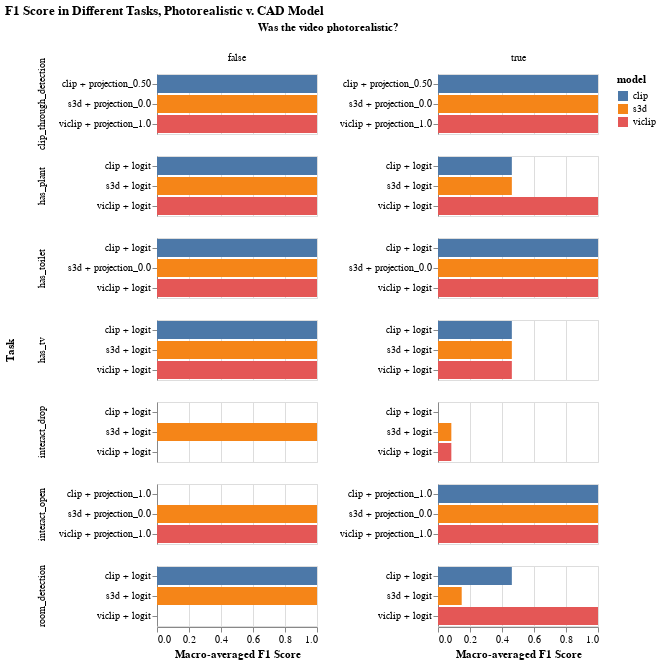

Notebook code cell kept with this figure:
### Markdown cell above
We can also make the plot above but compute the metrics separately based on different metadata values, e.g. `is_photorealistic`. For brevity, we only plot the best-performing model+reward combination per model.

### Code cell
metrics_per_photorealistic = predictions.group_by(
    "task", "model", "reward", "is_photorealistic"
).agg(
    f1=compute_metric(f1),
    # ...add more here!
)

best_models = metrics.group_by("task", "model").agg(
    pl.col("reward").sort_by("f1", descending=True).first()
)

# The metrics_per_photorealistic table filtered to only contain the best models
# i.e. exactly one model+reward per task+is_photorealistic
metrics_per_photorealistic = metrics_per_photorealistic.join(
    best_models, on=["task", "model", "reward"], how="semi"
).with_columns(evaluator=pl.concat_str("model", "reward", separator=" + "))

(
    alt.Chart(metrics_per_photorealistic.to_pandas(), width=160)
    .mark_bar(width=10)
    .encode(
        x=alt.X("f1", title="Macro-averaged F1 Score"),
        y=alt.Y("evaluator", title=""),
        color="model",
        tooltip=["f1", "model", "reward"],
    )
    .facet(row=alt.Row("task", title="Task"), column=alt.Column("is_photorealistic", title="Was the video photorealistic?"))
    .resolve_scale(y="independent")
    .properties(title="F1 Score in Different Tasks, Photorealistic v. CAD Model")
)

### Figure 1 — Vega-Lite specification as saved in the notebook (floating-point values rounded to 4 significant figures)
{"config": {"view": {"continuousWidth": 300, "continuousHeight": 300}}, "data": {"name": "data-09414872b33590d41983bc885910de54"}, "facet": {"column": {"field": "is_photorealistic", "title": "Was the video photorealistic?", "type": "nominal"}, "row": {"field": "task", "title": "Task", "type": "nominal"}}, "spec": {"mark": {"type": "bar", "width": 10}, "encoding": {"color": {"field": "model", "type": "nominal"}, "tooltip": [{"field": "f1", "type": "quantitative"}, {"field": "model", "type": "nominal"}, {"field": "reward", "type": "nominal"}], "x": {"field": "f1", "title": "Macro-averaged F1 Score", "type": "quantitative"}, "y": {"field": "evaluator", "title": "", "type": "nominal"}}, "width": 160}, "resolve": {"scale": {"y": "independent"}}, "title": "F1 Score in Different Tasks, Photorealistic v. CAD Model", "$schema": "https://vega.github.io/schema/vega-lite/v5.16.3.json", "datasets": {"data-09414872b33590d41983bc885910de54": [{"task": "room_detection", "model": "clip", "reward": "logit", "is_photorealistic": true, "f1": 0.4615, "evaluator": "clip + logit"}, {"task": "room_detection", "model": "clip", "reward": "logit", "is_photorealistic": false, "f1": 1.0, "evaluator": "clip + logit"}, {"task": "clip_through_detection", "model": "clip", "reward": "projection_0.50", "is_photorealistic": true, "f1": 1.0, "evaluator": "clip + projection_0.50"}, {"task": "clip_through_detection", "model": "clip", "reward": "projection_0.50", "is_photorealistic": false, "f1": 1.0, "evaluator": "clip + projection_0.50"}, {"task": "has_tv", "model": "clip", "reward": "logit", "is_photorealistic": true, "f1": 0.4615, "evaluator": "clip + logit"}, {"task": "has_tv", "model": "clip", "reward": "logit", "is_photorealistic": false, "f1": 1.0, "evaluator": "clip + logit"}, {"task": "has_plant", "model": "clip", "reward": "logit", "is_photorealistic": true, "f1": 0.4615, "evaluator": "clip + logit"}, {"task": "has_plant", "model": "clip", "reward": "logit", "is_photorealistic": false, "f1": 1.0, "evaluator": "clip + logit"}, {"task": "has_toilet", "model": "clip", "reward": "logit", "is_photorealistic": true, "f1": 1.0, "evaluator": "clip + logit"}, {"task": "has_toilet", "model": "clip", "reward": "logit", "is_photorealistic": false, "f1": 1.0, "evaluator": "clip + logit"}, {"task": "interact_drop", "model": "clip", "reward": "logit", "is_photorealistic": true, "f1": 0.0, "evaluator": "clip + logit"}, {"task": "interact_drop", "model": "clip", "reward": "logit", "is_photorealistic": false, "f1": 0.0, "evaluator": "clip + logit"}, {"task": "interact_open", "model": "clip", "reward": "projection_1.0", "is_photorealistic": true, "f1": 1.0, "evaluator": "clip + projection_1.0"}, {"task": "interact_open", "model": "clip", "reward": "projection_1.0", "is_photorealistic": false, "f1": 0.0, "evaluator": "clip + projection_1.0"}, {"task": "room_detection", "model": "viclip", "reward": "logit", "is_photorealistic": true, "f1": 1.0, "evaluator": "viclip + logit"}, {"task": "room_detection", "model": "viclip", "reward": "logit", "is_photorealistic": false, "f1": 0.0, "evaluator": "viclip + logit"}, {"task": "clip_through_detection", "model": "viclip", "reward": "projection_1.0", "is_photorealistic": true, "f1": 1.0, "evaluator": "viclip + projection_1.0"}, {"task": "clip_through_detection", "model": "viclip", "reward": "projection_1.0", "is_photorealistic": false, "f1": 1.0, "evaluator": "viclip + projection_1.0"}, {"task": "has_tv", "model": "viclip", "reward": "logit", "is_photorealistic": true, "f1": 0.4615, "evaluator": "viclip + logit"}, {"task": "has_tv", "model": "viclip", "reward": "logit", "is_photorealistic": false, "f1": 1.0, "evaluator": "viclip + logit"}, {"task": "has_plant", "model": "viclip", "reward": "logit", "is_photorealistic": true, "f1": 1.0, "evaluator": "viclip + logit"}, {"task": "has_plant", "model": "viclip", "reward": "logit", "is_photorealistic": false, "f1": 1.0, "evaluator": "viclip + logit"}, {"task": "has_toilet", "model": "viclip", "reward": "logit", "is_photorealistic": true, "f1": 1.0, "evaluator": "viclip + logit"}, {"task": "has_toilet", "model": "viclip", "reward": "logit", "is_photorealistic": false, "f1": 1.0, "evaluator": "viclip + logit"}, {"task": "interact_drop", "model": "viclip", "reward": "logit", "is_photorealistic": true, "f1": 0.08333, "evaluator": "viclip + logit"}, {"task": "interact_drop", "model": "viclip", "reward": "logit", "is_photorealistic": false, "f1": 0.0, "evaluator": "viclip + logit"}, {"task": "interact_open", "model": "viclip", "reward": "projection_1.0", "is_photorealistic": true, "f1": 1.0, "evaluator": "viclip + projection_1.0"}, {"task": "interact_open", "model": "viclip", "reward": "projection_1.0", "is_photorealistic": false, "f1": 1.0, "evaluator": "viclip + projection_1.0"}, {"task": "room_detection", "model": "s3d", "reward": "logit", "is_photorealistic": true, "f1": 0.1481, "evaluator": "s3d + logit"}, {"task": "room_detection", "model": "s3d", "reward": "logit", "is_photorealistic": false, "f1": 1.0, "evaluator": "s3d + logit"}, {"task": "clip_through_detection", "model": "s3d", "reward": "projection_0.0", "is_photorealistic": true, "f1": 1.0, "evaluator": "s3d + projection_0.0"}, {"task": "clip_through_detection", "model": "s3d", "reward": "projection_0.0", "is_photorealistic": false, "f1": 1.0, "evaluator": "s3d + projection_0.0"}, {"task": "has_tv", "model": "s3d", "reward": "logit", "is_photorealistic": true, "f1": 0.4615, "evaluator": "s3d + logit"}, {"task": "has_tv", "model": "s3d", "reward": "logit", "is_photorealistic": false, "f1": 1.0, "evaluator": "s3d + logit"}, {"task": "has_plant", "model": "s3d", "reward": "logit", "is_photorealistic": true, "f1": 0.4615, "evaluator": "s3d + logit"}, {"task": "has_plant", "model": "s3d", "reward": "logit", "is_photorealistic": false, "f1": 1.0, "evaluator": "s3d + logit"}, {"task": "has_toilet", "model": "s3d", "reward": "projection_0.0", "is_photorealistic": true, "f1": 1.0, "evaluator": "s3d + projection_0.0"}, {"task": "has_toilet", "model": "s3d", "reward": "projection_0.0", "is_photorealistic": false, "f1": 1.0, "evaluator": "s3d + projection_0.0"}, {"task": "interact_drop", "model": "s3d", "reward": "logit", "is_photorealistic": true, "f1": 0.08333, "evaluator": "s3d + logit"}, {"task": "interact_drop", "model": "s3d", "reward": "logit", "is_photorealistic": false, "f1": 1.0, "evaluator": "s3d + logit"}, {"task": "interact_open", "model": "s3d", "reward": "projection_0.0", "is_photorealistic": true, "f1": 1.0, "evaluator": "s3d + projection_0.0"}, {"task": "interact_open", "model": "s3d", "reward": "projection_0.0", "is_photorealistic": false, "f1": 1.0, "evaluator": "s3d + projection_0.0"}]}}
